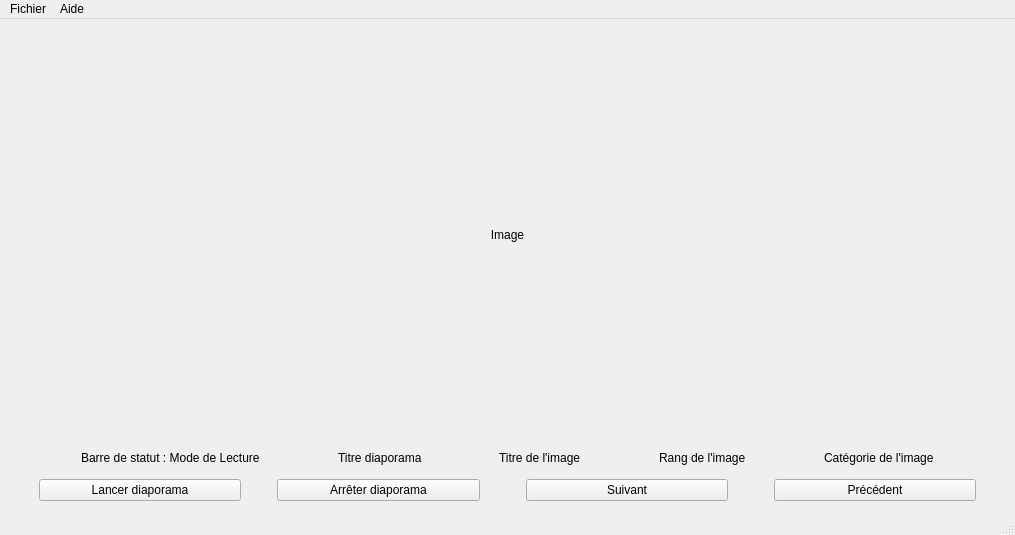
<?xml version="1.0" encoding="UTF-8"?>
<ui version="4.0">
 <class>LecteurVue</class>
 <widget class="QMainWindow" name="LecteurVue">
  <property name="geometry">
   <rect>
    <x>0</x>
    <y>0</y>
    <width>1015</width>
    <height>535</height>
   </rect>
  </property>
  <property name="windowTitle">
   <string>LecteurVue</string>
  </property>
  <widget class="QWidget" name="centralwidget">
   <layout class="QVBoxLayout" name="verticalLayout_3">
    <item>
     <layout class="QVBoxLayout" name="verticalLayout_2">
      <item>
       <spacer name="verticalSpacer_6">
        <property name="orientation">
         <enum>Qt::Vertical</enum>
        </property>
        <property name="sizeHint" stdset="0">
         <size>
          <width>20</width>
          <height>40</height>
         </size>
        </property>
       </spacer>
      </item>
      <item>
       <layout class="QVBoxLayout" name="verticalLayout">
        <item>
         <spacer name="verticalSpacer_4">
          <property name="orientation">
           <enum>Qt::Vertical</enum>
          </property>
          <property name="sizeType">
           <enum>QSizePolicy::Preferred</enum>
          </property>
          <property name="sizeHint" stdset="0">
           <size>
            <width>20</width>
            <height>40</height>
           </size>
          </property>
         </spacer>
        </item>
        <item>
         <widget class="QLabel" name="labelImage">
          <property name="text">
           <string>Image</string>
          </property>
          <property name="alignment">
           <set>Qt::AlignCenter</set>
          </property>
         </widget>
        </item>
        <item>
         <spacer name="verticalSpacer_2">
          <property name="orientation">
           <enum>Qt::Vertical</enum>
          </property>
          <property name="sizeType">
           <enum>QSizePolicy::Preferred</enum>
          </property>
          <property name="sizeHint" stdset="0">
           <size>
            <width>20</width>
            <height>40</height>
           </size>
          </property>
         </spacer>
        </item>
       </layout>
      </item>
      <item>
       <spacer name="verticalSpacer_5">
        <property name="orientation">
         <enum>Qt::Vertical</enum>
        </property>
        <property name="sizeHint" stdset="0">
         <size>
          <width>20</width>
          <height>40</height>
         </size>
        </property>
       </spacer>
      </item>
      <item>
       <layout class="QHBoxLayout" name="horizontalLayout_2">
        <item>
         <spacer name="horizontalSpacer_6">
          <property name="orientation">
           <enum>Qt::Horizontal</enum>
          </property>
          <property name="sizeHint" stdset="0">
           <size>
            <width>40</width>
            <height>20</height>
           </size>
          </property>
         </spacer>
        </item>
        <item>
         <widget class="QLabel" name="labelModeLect">
          <property name="text">
           <string>Barre de statut : Mode de Lecture</string>
          </property>
         </widget>
        </item>
        <item>
         <spacer name="horizontalSpacer_8">
          <property name="orientation">
           <enum>Qt::Horizontal</enum>
          </property>
          <property name="sizeHint" stdset="0">
           <size>
            <width>40</width>
            <height>20</height>
           </size>
          </property>
         </spacer>
        </item>
        <item>
         <widget class="QLabel" name="labelTitreDiapo">
          <property name="text">
           <string>Titre diaporama</string>
          </property>
         </widget>
        </item>
        <item>
         <spacer name="horizontalSpacer_7">
          <property name="orientation">
           <enum>Qt::Horizontal</enum>
          </property>
          <property name="sizeHint" stdset="0">
           <size>
            <width>40</width>
            <height>20</height>
           </size>
          </property>
         </spacer>
        </item>
        <item>
         <widget class="QLabel" name="labelTitreImg">
          <property name="text">
           <string>Titre de l'image</string>
          </property>
         </widget>
        </item>
        <item>
         <spacer name="horizontalSpacer_9">
          <property name="orientation">
           <enum>Qt::Horizontal</enum>
          </property>
          <property name="sizeHint" stdset="0">
           <size>
            <width>40</width>
            <height>20</height>
           </size>
          </property>
         </spacer>
        </item>
        <item>
         <widget class="QLabel" name="labelRangImg">
          <property name="text">
           <string>Rang de l'image</string>
          </property>
         </widget>
        </item>
        <item>
         <spacer name="horizontalSpacer_10">
          <property name="orientation">
           <enum>Qt::Horizontal</enum>
          </property>
          <property name="sizeHint" stdset="0">
           <size>
            <width>40</width>
            <height>20</height>
           </size>
          </property>
         </spacer>
        </item>
        <item>
         <widget class="QLabel" name="labelCatImg">
          <property name="text">
           <string>Catégorie de l'image</string>
          </property>
         </widget>
        </item>
        <item>
         <spacer name="horizontalSpacer_11">
          <property name="orientation">
           <enum>Qt::Horizontal</enum>
          </property>
          <property name="sizeHint" stdset="0">
           <size>
            <width>40</width>
            <height>20</height>
           </size>
          </property>
         </spacer>
        </item>
       </layout>
      </item>
      <item>
       <spacer name="verticalSpacer">
        <property name="orientation">
         <enum>Qt::Vertical</enum>
        </property>
        <property name="sizeType">
         <enum>QSizePolicy::Fixed</enum>
        </property>
        <property name="sizeHint" stdset="0">
         <size>
          <width>20</width>
          <height>5</height>
         </size>
        </property>
       </spacer>
      </item>
      <item>
       <layout class="QHBoxLayout" name="horizontalLayout">
        <item>
         <spacer name="horizontalSpacer_4">
          <property name="orientation">
           <enum>Qt::Horizontal</enum>
          </property>
          <property name="sizeType">
           <enum>QSizePolicy::Minimum</enum>
          </property>
          <property name="sizeHint" stdset="0">
           <size>
            <width>30</width>
            <height>20</height>
           </size>
          </property>
         </spacer>
        </item>
        <item>
         <widget class="QPushButton" name="btnLancerDiapo">
          <property name="text">
           <string>Lancer diaporama</string>
          </property>
         </widget>
        </item>
        <item>
         <spacer name="horizontalSpacer">
          <property name="orientation">
           <enum>Qt::Horizontal</enum>
          </property>
          <property name="sizeType">
           <enum>QSizePolicy::Minimum</enum>
          </property>
          <property name="sizeHint" stdset="0">
           <size>
            <width>30</width>
            <height>20</height>
           </size>
          </property>
         </spacer>
        </item>
        <item>
         <widget class="QPushButton" name="btnArreterDiapo">
          <property name="text">
           <string>Arrêter diaporama</string>
          </property>
         </widget>
        </item>
        <item>
         <spacer name="horizontalSpacer_2">
          <property name="orientation">
           <enum>Qt::Horizontal</enum>
          </property>
          <property name="sizeType">
           <enum>QSizePolicy::Minimum</enum>
          </property>
          <property name="sizeHint" stdset="0">
           <size>
            <width>40</width>
            <height>20</height>
           </size>
          </property>
         </spacer>
        </item>
        <item>
         <widget class="QPushButton" name="btnSuivant">
          <property name="text">
           <string>Suivant</string>
          </property>
         </widget>
        </item>
        <item>
         <spacer name="horizontalSpacer_3">
          <property name="orientation">
           <enum>Qt::Horizontal</enum>
          </property>
          <property name="sizeType">
           <enum>QSizePolicy::Minimum</enum>
          </property>
          <property name="sizeHint" stdset="0">
           <size>
            <width>40</width>
            <height>20</height>
           </size>
          </property>
         </spacer>
        </item>
        <item>
         <widget class="QPushButton" name="btnPrecedent">
          <property name="text">
           <string>Précédent</string>
          </property>
         </widget>
        </item>
        <item>
         <spacer name="horizontalSpacer_5">
          <property name="orientation">
           <enum>Qt::Horizontal</enum>
          </property>
          <property name="sizeType">
           <enum>QSizePolicy::Minimum</enum>
          </property>
          <property name="sizeHint" stdset="0">
           <size>
            <width>30</width>
            <height>20</height>
           </size>
          </property>
         </spacer>
        </item>
       </layout>
      </item>
      <item>
       <spacer name="verticalSpacer_3">
        <property name="orientation">
         <enum>Qt::Vertical</enum>
        </property>
        <property name="sizeType">
         <enum>QSizePolicy::Maximum</enum>
        </property>
        <property name="sizeHint" stdset="0">
         <size>
          <width>20</width>
          <height>3</height>
         </size>
        </property>
       </spacer>
      </item>
     </layout>
    </item>
   </layout>
  </widget>
  <widget class="QMenuBar" name="menubar">
   <property name="geometry">
    <rect>
     <x>0</x>
     <y>0</y>
     <width>1015</width>
     <height>22</height>
    </rect>
   </property>
   <widget class="QMenu" name="menuFichiers">
    <property name="title">
     <string>Fichier</string>
    </property>
    <widget class="QMenu" name="menuParam_trer">
     <property name="title">
      <string>Paramétrer</string>
     </property>
     <addaction name="actionVitesse_de_d_filement"/>
     <addaction name="actionCharger_diaporama"/>
     <addaction name="actionEnlever_diaporama"/>
    </widget>
    <addaction name="menuParam_trer"/>
    <addaction name="actionFiltre"/>
    <addaction name="actionQuitter"/>
   </widget>
   <widget class="QMenu" name="menuAide">
    <property name="title">
     <string>Aide</string>
    </property>
    <addaction name="actionA_propos_de"/>
   </widget>
   <addaction name="menuFichiers"/>
   <addaction name="menuAide"/>
  </widget>
  <widget class="QStatusBar" name="statusbar"/>
  <action name="actionFiltre">
   <property name="text">
    <string>Filtre</string>
   </property>
  </action>
  <action name="actionQuitter">
   <property name="text">
    <string>Quitter</string>
   </property>
  </action>
  <action name="actionA_propos_de">
   <property name="text">
    <string>A propos de ...</string>
   </property>
  </action>
  <action name="actionVitesse_de_d_filement">
   <property name="text">
    <string>Vitesse de défilement</string>
   </property>
  </action>
  <action name="actionCharger_diaporama">
   <property name="text">
    <string>Charger diaporama</string>
   </property>
  </action>
  <action name="actionEnlever_diaporama">
   <property name="text">
    <string>Enlever diaporama</string>
   </property>
  </action>
 </widget>
 <resources/>
 <connections/>
</ui>
